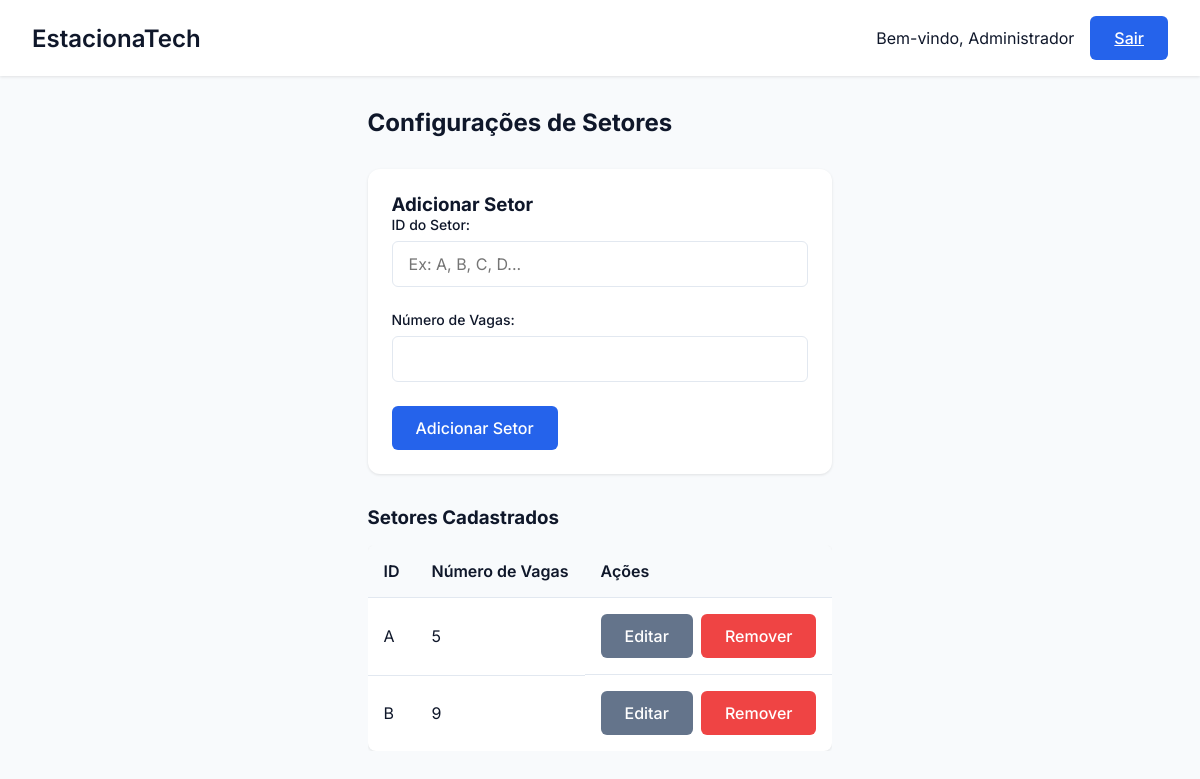
The page /setor/config_setores on the database as committed earlier.
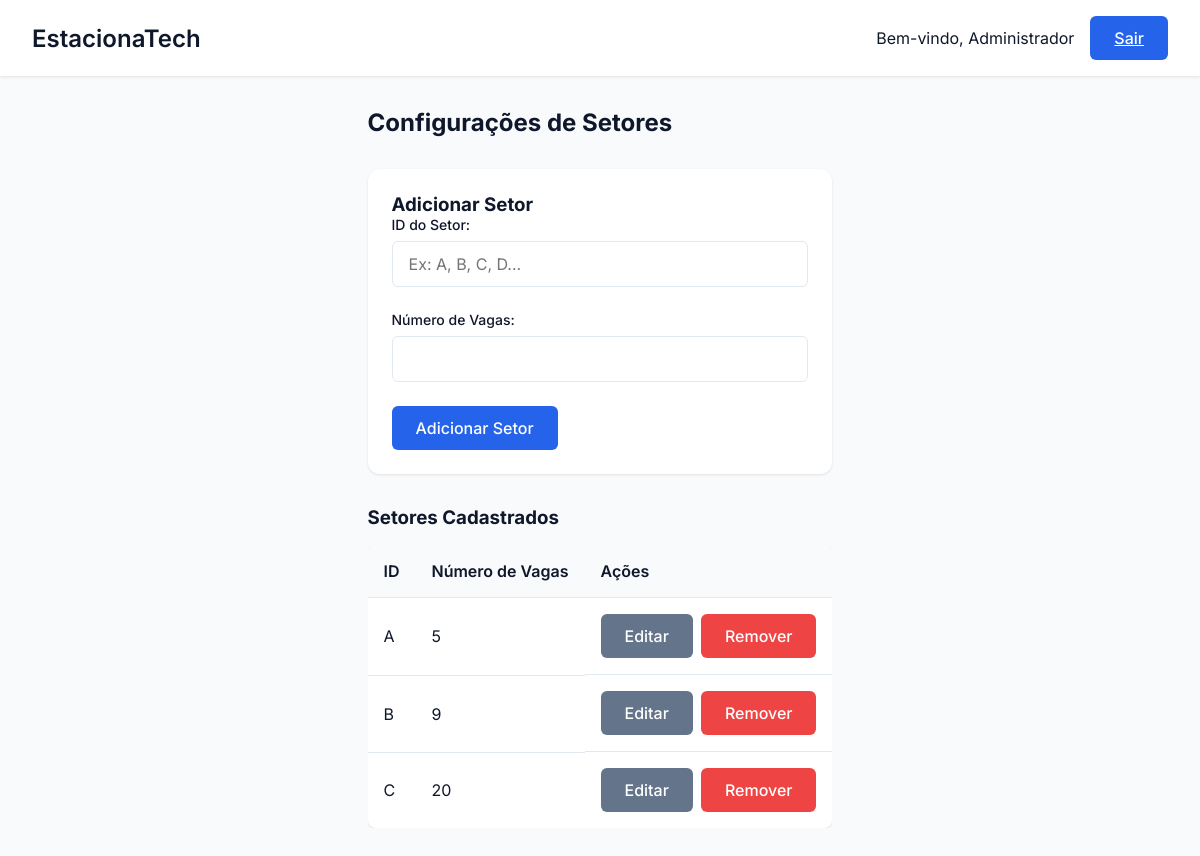
The same page on the database as committed later.
### tables this page shows
CREATE TABLE Setor (
        id_setor TEXT PRIMARY KEY,
        n_vagas INTEGER NOT NULL
    );

### EstacionaTech/routes/setor_routes.py (the view)
@setor_bp.route('/config_setores')
def config_setores():
    setores = SetorController.listar_setores()
    return render_template('config_setores.html', setores=setores)

### EstacionaTech/controllers/setor_controller.py (called while the page is built)
    @staticmethod
    def listar_setores():
        setores = Setor.listar_todos()
        return setores

### EstacionaTech/database/database.py (called while the page is built)
def conectar():
    diretorio_db = "EstacionaTech/database"
    if not os.path.exists(diretorio_db):
        os.makedirs(diretorio_db)  # Criar diretório caso não exista
    return sqlite3.connect(f"{diretorio_db}/estacionatech.db")

### EstacionaTech/models/setor.py (called while the page is built)
    def listar_todos():
        conn = conectar()
        cursor = conn.cursor()
        cursor.execute("SELECT * FROM Setor")
        setores = cursor.fetchall()
        conn.close()
        return setores

### EstacionaTech/templates/config_setores.html (shortened to what this page needs)
<!DOCTYPE html>
<html lang="pt-BR">
<head>
    <link rel="stylesheet" href="{{ url_for('static', filename='css/estilo.css') }}">
    <link rel="stylesheet" href="{{ url_for('static', filename='css/setores.css') }}">
</head>
<body>
    <div class="dashboard">
        <header class="dashboard-header">
            <nav class="dashboard-nav container">
                <h1 class="dashboard-title">EstacionaTech</h1>
                <div class="dashboard-user">
                    <span>Bem-vindo, {{ session.get('nome', 'Administrador') }}</span>
                    <a href="{{ url_for('auth.logout') }}" class="btn btn-primary">Sair</a>
                </div>
            </nav>
        </header>
        <main class="dashboard-content container">
            <h2>Configurações de Setores</h2>
            <div class="dashboard-grid">
                <div class="dashboard-card">
                    <h3>Adicionar Setor</h3>
                    <form action="{{ url_for('setor.adicionar_setor') }}" method="POST" class="form">
                        <div class="form-group">
                            <label class="form-label" for="id_setor">ID do Setor:</label>
                            <input class="form-input" type="text" id="id_setor" name="id_setor" required placeholder="Ex: A, B, C, D...">
                        </div>
                        <div class="form-group">
                            <label class="form-label" for="n_vagas">Número de Vagas:</label>
                            <input class="form-input" type="number" id="n_vagas" name="n_vagas" required min="1">
                        </div>
                        <button type="submit" class="btn btn-primary">Adicionar Setor</button>
                    </form>
                </div>
            </div>
            <h3 class="section-title">Setores Cadastrados</h3>
            {% if setores and setores|length > 0 %}
                <div class="table-container">
                    <table class="table">
                        <thead>
                            <tr>
                                <th>ID</th>
                                <th>Número de Vagas</th>
                                <th>Ações</th>
                            </tr>
                        </thead>
                        <tbody>
                            {% for setor in setores %}
                            <tr>
                                <td>{{ setor[0] }}</td>
                                <td>{{ setor[1] }}</td>
                                <td class="actions">
                                    <button class="btn btn-secondary" onclick="openEditModal('{{ setor[0] }}', {{ setor[1] }})">Editar</button>
                                    <form action="{{ url_for('setor.remover_setor') }}" method="POST" class="inline-form">
                                        <button type="submit" class="btn btn-danger" onclick="return confirm('Tem certeza que deseja remover o setor {{ setor[0] }}?')">Remover</button>
                                    </form>
                                </td>
                            </tr>
                            {% endfor %}
                        </tbody>
                    </table>
                </div>
            {% else %}
                <p class="no-data">Nenhum setor cadastrado.</p>
            {% endif %}
        </main>
    </div>
</body>
</html>

### EstacionaTech/static/css/estilo.css (style rules this page uses)
* { margin: 0; padding: 0; box-sizing: border-box; font-family: 'Inter', sans-serif; }
:root { --primary: #2563eb; --primary-dark: #1d4ed8; --secondary: #64748b; --danger: #ef4444; --success: #22c55e; --background: #f8fafc; --surface: #ffffff; --text: #0f172a; --text-light: #64748b; }
body { background-color: var(--background); color: var(--text); min-height: 100vh; }
.container { max-width: 1200px; margin: 0 auto; padding: 0 1rem; }
.form-group { margin-bottom: 1.5rem; }
.form-label { display: block; font-size: 0.875rem; font-weight: 500; margin-bottom: 0.5rem; color: var(--text); }
.form-input { width: 100%; padding: 0.75rem 1rem; border: 1px solid #e2e8f0; border-radius: 6px; font-size: 1rem; transition: all 0.2s; }
.btn { display: inline-flex; align-items: center; justify-content: center; padding: 0.75rem 1.5rem; font-size: 1rem; font-weight: 500; border-radius: 6px; cursor: pointer; transition: all 0.2s; border: none; }
.btn-primary { background-color: var(--primary); color: white; }
.dashboard { min-height: 100vh; display: grid; grid-template-rows: auto 1fr; }
.dashboard-header { background: var(--surface); padding: 1rem; box-shadow: 0 1px 3px 0 rgb(0 0 0 / 0.1); }
.dashboard-nav { display: flex; justify-content: space-between; align-items: center; }
.dashboard-title { font-size: 1.5rem; font-weight: 600; }
.dashboard-user { display: flex; align-items: center; gap: 1rem; }
.dashboard-content { padding: 2rem; }
.dashboard-grid { display: grid; grid-template-columns: repeat(auto-fit, minmax(300px, 1fr)); gap: 1.5rem; margin-top: 2rem; }
.dashboard-card { background: var(--surface); border-radius: 12px; padding: 1.5rem; box-shadow: 0 1px 3px 0 rgb(0 0 0 / 0.1); }

### EstacionaTech/static/css/setores.css (style rules this page uses)
.section-title { margin-top: 2rem; margin-bottom: 1rem; }
.table-container { overflow-x: auto; margin-bottom: 2rem; }
.table { width: 100%; border-collapse: collapse; background-color: var(--surface); border-radius: 8px; overflow: hidden; box-shadow: 0 1px 3px 0 rgb(0 0 0 / 0.1); }
.table th, .table td { padding: 1rem; text-align: left; border-bottom: 1px solid #e2e8f0; }
.table th { background-color: #f8fafc; font-weight: 600; }
.table tr:last-child td { border-bottom: none; }
.actions { display: flex; gap: 0.5rem; }
.btn-secondary { background-color: var(--secondary); color: white; }
.btn-danger { background-color: var(--danger); color: white; }
.inline-form { display: inline; }

Rows that differ between the two databases and show on the page:
added Setor: id_setor "C", n_vagas "20"
